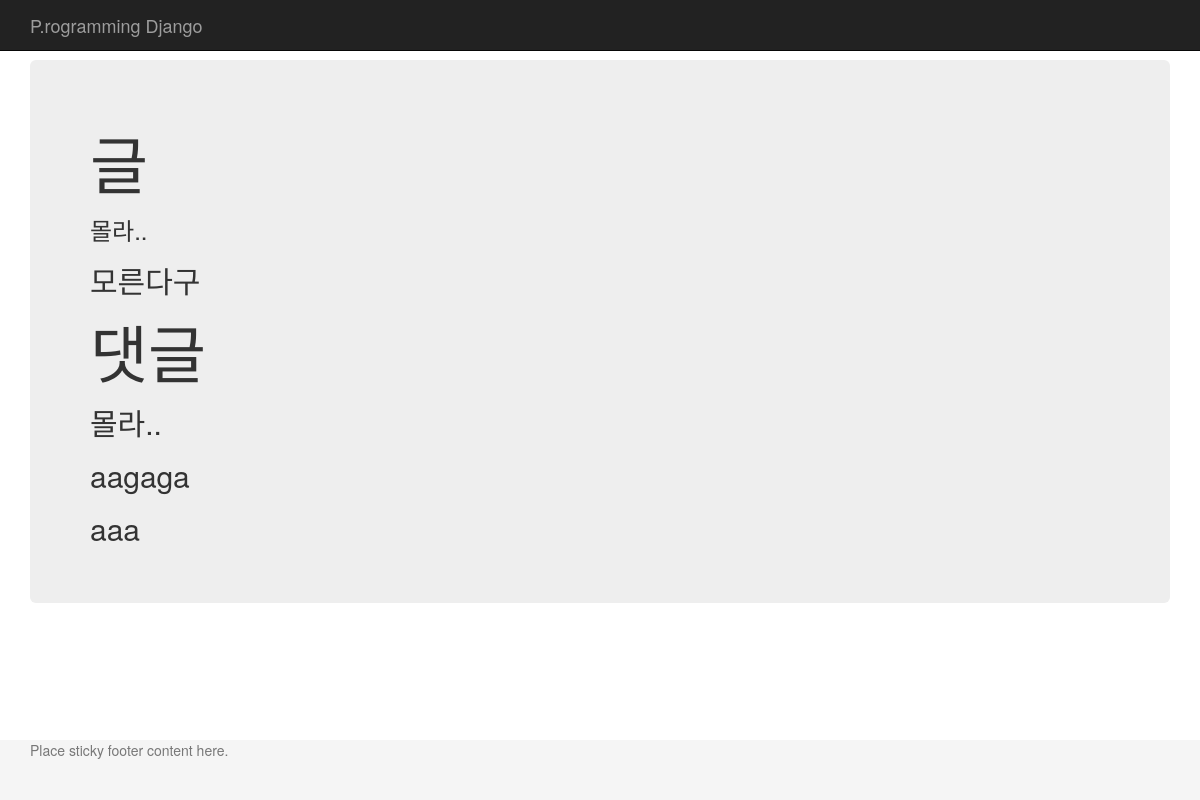
The page /list/ on the database as committed earlier.
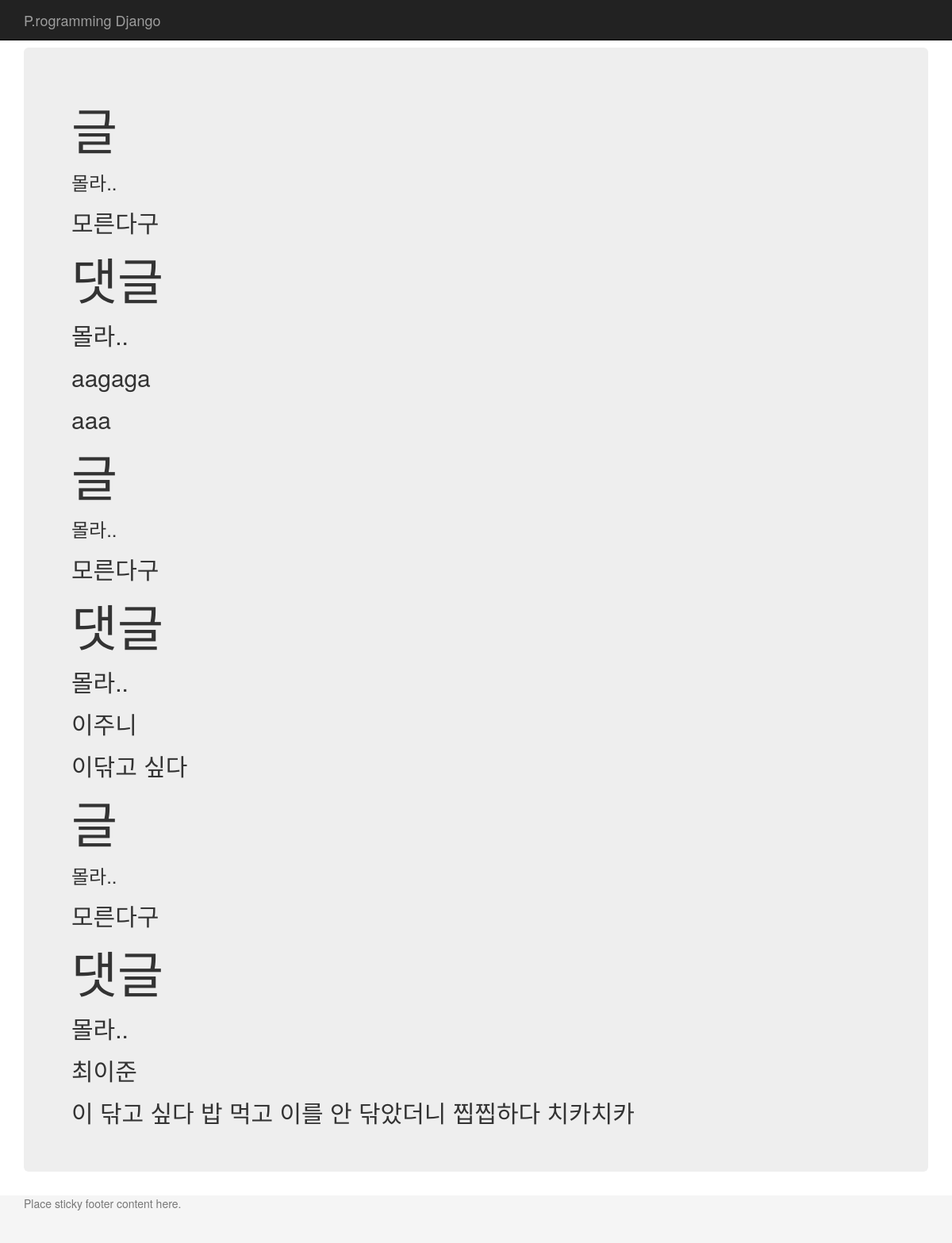
The same page on the database as committed later.
### blog/models.py (models this page shows)
class Comment(models.Model):
    post = models.ForeignKey(Post)
    author = models.CharField(max_length=20)
    message= models.TextField()

class Post(models.Model):
    author = models.CharField(max_length=20)
    title = models.CharField(max_length=100,
            validators=[MinLengthValidator(4), ZipCodeValidator(True)],
            verbose_name='제목')
    content = models.TextField(help_text='Markdown 문법을 써주세요.',
            validators=[MinLengthValidator(10)])
    tag_set = models.ManyToManyField('Tag', blank=True)
    lnglat = models.CharField(max_length=50, validators=[lnglat_validator], help_text='경도,위도 포맷으로 입력')
    created_at = models.DateTimeField(default=timezone.now)
    test_field = models.IntegerField(default=10)
    def __str__(self):
        return self.title

### blog/views.py (the view)
# urls.py: url(r'^list/$', views.index),
def index(request):
    post_list = Post.objects.all()
    return render(request, 'blog/list.html',
        {'post_list' : post_list})

### blog/templates/blog/list.html (shortened to what this page needs)
<!doctype html>
<html>
<head>
<link rel="stylesheet" href="https://maxcdn.bootstrapcdn.com/bootstrap/3.3.6/css/bootstrap.min.css" />
</head>
<body>
<div class="navbar navbar-inverse navbar-fixed-top">
    <div class="container">
        <div class="navbar-header">
            <a class="navbar-brand" href="#">P.rogramming Django</a>
        </div>
    </div>
</div>
<div class="container">
    <div class="jumbotron">
    {% for post in post_list %}
    {% for comment in post.comment_set.all %}
        <h1>글</h1><h3>{{post.title}}</h3>
        <h2>{{post.content}}</h2>
        <h1>댓글</h1>
        <h2> {{comment.post}}</h2>
        <h2> {{comment.author}}</h2>
        <h2> {{comment.message}}</h2>
     {% endfor %}
    {% endfor %}
    </div>
</div>
<div class="footer">
    <div class="container">
        <p class="text-muted">Place sticky footer content here.</p>
    </div>
</div>
</body>
</html>

### blog/templates/blog/list.html (style rules this page uses)
body { padding-top: 60px; }
html { position: relative; min-height: 100%; }
body { margin-bottom: 60px; }
.footer { position: absolute; bottom: 0; width: 100%; height: 60px; background-color: #f5f5f5; }

Rows that differ between the two databases and show on the page:
added Comment: {{ post.title }} "몰라..", {{ post.content }} "모른다구", post "몰라..", author "이주니", message "이닦고 싶다"
added Comment: {{ post.title }} "몰라..", {{ post.content }} "모른다구", post "몰라..", author "최이준", message "이 닦고 싶다 밥 먹고 이를 안 닦았더니 찝찝하다 치카치카"
